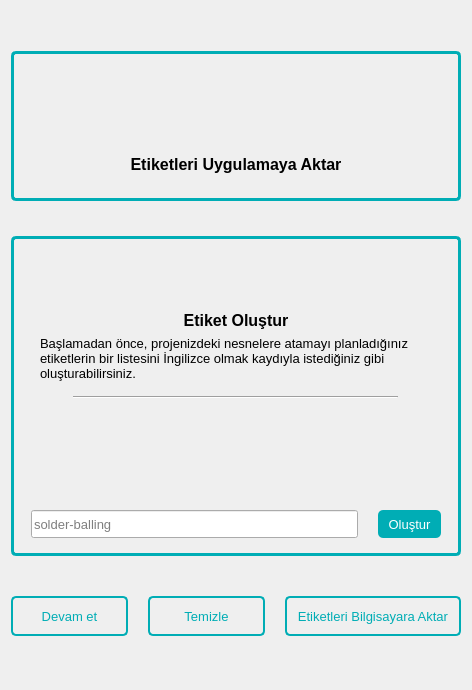
      <widget class="QWidget" name="page_init_label">
       <property name="styleSheet">
        <string notr="true">#widget_init_label_area, #widget_insert_label_area{
	border-radius:5px;
	border: 3px solid #00ADB5;
}
QListWidget{
	border:none;
	background-color: transparent;
	color: #EEEEEE;
}
QPushButton{
	background-color: #00ADB5;
	color: #FFFFFF;
	border-radius: 5px;
	padding: 5px 10px 5px 10px;
}</string>
       </property>
       <layout class="QVBoxLayout" name="layout_page_init_label">
        <property name="spacing">
         <number>35</number>
        </property>
        <property name="bottomMargin">
         <number>9</number>
        </property>
        <item>
         <spacer name="verticalSpacer">
          <property name="orientation">
           <enum>Qt::Vertical</enum>
          </property>
          <property name="sizeHint" stdset="0">
           <size>
            <width>20</width>
            <height>40</height>
           </size>
          </property>
         </spacer>
        </item>
        <item alignment="Qt::AlignHCenter">
         <widget class="QWidget" name="widget_insert_label_area" native="true">
          <property name="minimumSize">
           <size>
            <width>450</width>
            <height>150</height>
           </size>
          </property>
          <property name="maximumSize">
           <size>
            <width>450</width>
            <height>150</height>
           </size>
          </property>
          <layout class="QVBoxLayout" name="verticalLayout_3">
           <property name="topMargin">
            <number>20</number>
           </property>
           <item alignment="Qt::AlignHCenter">
            <widget class="QLabel" name="icon_insert_label">
             <property name="minimumSize">
              <size>
               <width>60</width>
               <height>60</height>
              </size>
             </property>
             <property name="maximumSize">
              <size>
               <width>60</width>
               <height>60</height>
              </size>
             </property>
             <property name="text">
              <string/>
             </property>
             <property name="pixmap">
              <pixmap resource="../../rcc_files/rsrc.qrc">:/images/templates/images/insert.svg</pixmap>
             </property>
             <property name="scaledContents">
              <bool>true</bool>
             </property>
            </widget>
           </item>
           <item>
            <widget class="QLabel" name="label_import_labels">
             <property name="text">
              <string>&lt;html&gt;&lt;head/&gt;&lt;body&gt;&lt;p align=&quot;center&quot;&gt;&lt;span style=&quot; font-size:12pt; font-weight:600;&quot;&gt;Etiketleri Uygulamaya Aktar&lt;/span&gt;&lt;/p&gt;&lt;/body&gt;&lt;/html&gt;</string>
             </property>
            </widget>
           </item>
          </layout>
         </widget>
        </item>
        <item alignment="Qt::AlignHCenter">
         <widget class="QWidget" name="widget_init_label_area" native="true">
          <property name="minimumSize">
           <size>
            <width>450</width>
            <height>320</height>
           </size>
          </property>
          <property name="maximumSize">
           <size>
            <width>450</width>
            <height>320</height>
           </size>
          </property>
          <layout class="QVBoxLayout" name="layout_init_label_area">
           <property name="leftMargin">
            <number>20</number>
           </property>
           <property name="rightMargin">
            <number>20</number>
           </property>
           <item>
            <widget class="QWidget" name="widget_init_label_header" native="true">
             <layout class="QVBoxLayout" name="layout_init_label_header">
              <property name="topMargin">
               <number>0</number>
              </property>
              <item alignment="Qt::AlignHCenter">
               <widget class="QLabel" name="icon_label">
                <property name="minimumSize">
                 <size>
                  <width>60</width>
                  <height>60</height>
                 </size>
                </property>
                <property name="maximumSize">
                 <size>
                  <width>60</width>
                  <height>60</height>
                 </size>
                </property>
                <property name="text">
                 <string/>
                </property>
                <property name="pixmap">
                 <pixmap resource="../../rcc_files/rsrc.qrc">:/images/templates/images/label.svg</pixmap>
                </property>
                <property name="scaledContents">
                 <bool>true</bool>
                </property>
               </widget>
              </item>
              <item>
               <widget class="QLabel" name="label_create_label">
                <property name="text">
                 <string>&lt;html&gt;&lt;head/&gt;&lt;body&gt;&lt;p align=&quot;center&quot;&gt;&lt;span style=&quot; font-size:12pt; font-weight:600;&quot;&gt;Etiket Oluştur&lt;/span&gt;&lt;/p&gt;&lt;/body&gt;&lt;/html&gt;</string>
                </property>
               </widget>
              </item>
              <item>
               <widget class="QLabel" name="label_2">
                <property name="text">
                 <string>&lt;html&gt;&lt;head/&gt;&lt;body&gt;&lt;p&gt;&lt;span style=&quot; font-size:10pt;&quot;&gt;Başlamadan önce, projenizdeki nesnelere atamayı planladığınız etiketlerin bir listesini İngilizce olmak kaydıyla istediğiniz gibi oluşturabilirsiniz.&lt;/span&gt;&lt;/p&gt;&lt;/body&gt;&lt;/html&gt;</string>
                </property>
                <property name="wordWrap">
                 <bool>true</bool>
                </property>
               </widget>
              </item>
             </layout>
            </widget>
           </item>
           <item alignment="Qt::AlignHCenter">
            <widget class="Line" name="line">
             <property name="sizePolicy">
              <sizepolicy hsizetype="Preferred" vsizetype="Fixed">
               <horstretch>0</horstretch>
               <verstretch>0</verstretch>
              </sizepolicy>
             </property>
             <property name="minimumSize">
              <size>
               <width>325</width>
               <height>0</height>
              </size>
             </property>
             <property name="maximumSize">
              <size>
               <width>325</width>
               <height>16777215</height>
              </size>
             </property>
             <property name="orientation">
              <enum>Qt::Horizontal</enum>
             </property>
            </widget>
           </item>
           <item>
            <widget class="QListWidget" name="listWidget_label_list"/>
           </item>
           <item>
            <widget class="QWidget" name="widget_add_label" native="true">
             <property name="font">
              <font>
               <pointsize>11</pointsize>
              </font>
             </property>
             <layout class="QHBoxLayout" name="layout_add_label">
              <property name="spacing">
               <number>20</number>
              </property>
              <property name="leftMargin">
               <number>0</number>
              </property>
              <property name="rightMargin">
               <number>0</number>
              </property>
              <item>
               <widget class="QLineEdit" name="lineEdit_add_label">
                <property name="minimumSize">
                 <size>
                  <width>0</width>
                  <height>28</height>
                 </size>
                </property>
                <property name="font">
                 <font>
                  <pointsize>10</pointsize>
                 </font>
                </property>
                <property name="text">
                 <string/>
                </property>
                <property name="placeholderText">
                 <string>solder-balling</string>
                </property>
                <property name="clearButtonEnabled">
                 <bool>true</bool>
                </property>
               </widget>
              </item>
              <item>
               <widget class="QPushButton" name="pushButton_add_label">
                <property name="minimumSize">
                 <size>
                  <width>0</width>
                  <height>28</height>
                 </size>
                </property>
                <property name="font">
                 <font>
                  <pointsize>10</pointsize>
                 </font>
                </property>
                <property name="text">
                 <string>Oluştur</string>
                </property>
               </widget>
              </item>
             </layout>
            </widget>
           </item>
          </layout>
         </widget>
        </item>
        <item alignment="Qt::AlignHCenter">
         <widget class="QWidget" name="widget_init_label_button_area" native="true">
          <property name="minimumSize">
           <size>
            <width>450</width>
            <height>50</height>
           </size>
          </property>
          <property name="maximumSize">
           <size>
            <width>450</width>
            <height>16777215</height>
           </size>
          </property>
          <property name="styleSheet">
           <string notr="true">QPushButton{
	border: 2px solid #00ADB5;
	background-color: transparent;
	color: #00ADB5;
	border-radius: 5px;
	padding: 5px 10px 5px 10px;
}
QPushButton:hover{
	background-color: #00ADB5;
	color: #FFFFFF;
	border-radius: 5px;
	padding: 5px 10px 5px 10px;
}</string>
          </property>
          <layout class="QHBoxLayout" name="layout_init_label_button_area">
           <property name="spacing">
            <number>20</number>
           </property>
           <property name="leftMargin">
            <number>0</number>
           </property>
           <property name="topMargin">
            <number>0</number>
           </property>
           <property name="rightMargin">
            <number>0</number>
           </property>
           <property name="bottomMargin">
            <number>0</number>
           </property>
           <item>
            <widget class="QPushButton" name="pushButton_continue_labeling">
             <property name="minimumSize">
              <size>
               <width>0</width>
               <height>40</height>
              </size>
             </property>
             <property name="font">
              <font>
               <pointsize>10</pointsize>
              </font>
             </property>
             <property name="text">
              <string>Devam et</string>
             </property>
            </widget>
           </item>
           <item>
            <widget class="QPushButton" name="pushButton_clear_labels">
             <property name="minimumSize">
              <size>
               <width>0</width>
               <height>40</height>
              </size>
             </property>
             <property name="font">
              <font>
               <pointsize>10</pointsize>
              </font>
             </property>
             <property name="text">
              <string>Temizle</string>
             </property>
            </widget>
           </item>
           <item>
            <widget class="QPushButton" name="pushButton_export_labels">
             <property name="minimumSize">
              <size>
               <width>0</width>
               <height>40</height>
              </size>
             </property>
             <property name="font">
              <font>
               <pointsize>10</pointsize>
              </font>
             </property>
             <property name="text">
              <string>Etiketleri Bilgisayara Aktar</string>
             </property>
            </widget>
           </item>
          </layout>
         </widget>
        </item>
        <item>
         <spacer name="verticalSpacer_2">
          <property name="orientation">
           <enum>Qt::Vertical</enum>
          </property>
          <property name="sizeHint" stdset="0">
           <size>
            <width>20</width>
            <height>40</height>
           </size>
          </property>
         </spacer>
        </item>
       </layout>
      </widget>
